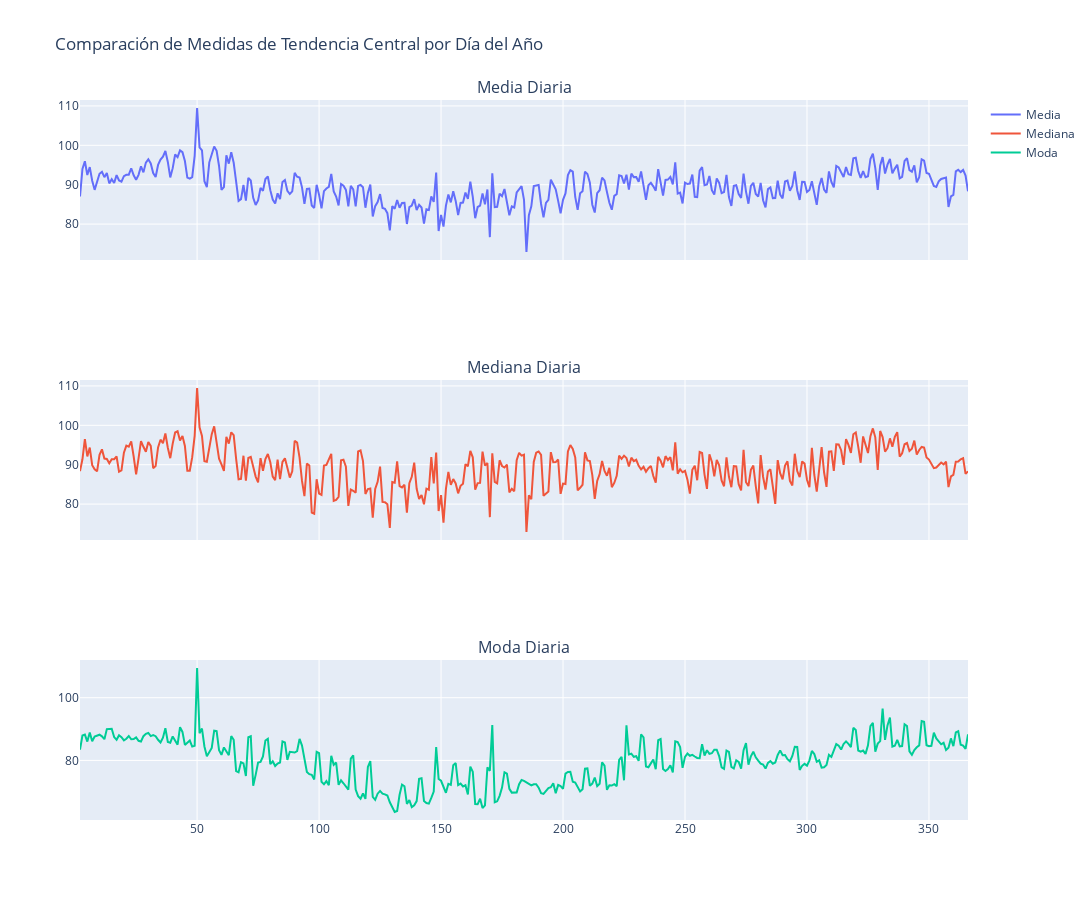

Notebook code cell kept with this figure:
### Code cell
# AHora hacemos el Subplots interactivo para comparar las tres medidas de tendencia central
fig = make_subplots(rows=3, cols=1, shared_xaxes=True, subplot_titles=("Media Diaria", "Mediana Diaria", "Moda Diaria"))

fig.add_trace(go.Scatter(x=seasonal_year_mean['DayOfYear'], y=seasonal_year_mean['Price'], mode='lines', name='Media'), row=1, col=1)

fig.add_trace(go.Scatter(x=seasonal_year_median['DayOfYear'], y=seasonal_year_median['Price'], mode='lines', name='Mediana'), row=2, col=1)

fig.add_trace(go.Scatter(x=seasonal_year_mode['DayOfYear'], y=seasonal_year_mode['Price'], mode='lines', name='Moda'), row=3, col=1)

fig.update_layout(height=900, width=1200, title_text="Comparación de Medidas de Tendencia Central por Día del Año")
fig.show()

### Figure 1 — Plotly figure (JSON) as saved in the notebook; plotly's stock layout.template omitted (floating-point values rounded to 4 significant figures; data arrays with more than 128 entries replaced by an {"elided": "..."} marker saying what was removed)
{"data": [{"mode": "lines", "name": "Media", "type": "scatter", "x": {"elided": "365 int values"}, "xaxis": "x", "y": {"elided": "365 float values"}, "yaxis": "y"}, {"mode": "lines", "name": "Mediana", "type": "scatter", "x": {"elided": "365 int values"}, "xaxis": "x2", "y": {"elided": "365 float values"}, "yaxis": "y2"}, {"mode": "lines", "name": "Moda", "type": "scatter", "x": {"elided": "365 int values"}, "xaxis": "x3", "y": {"elided": "365 float values"}, "yaxis": "y3"}], "layout": {"annotations": [{"font": {"size": 16}, "showarrow": false, "text": "Media Diaria", "x": 0.5, "xanchor": "center", "xref": "paper", "y": 1, "yanchor": "bottom", "yref": "paper"}, {"font": {"size": 16}, "showarrow": false, "text": "Mediana Diaria", "x": 0.5, "xanchor": "center", "xref": "paper", "y": 0.6111, "yanchor": "bottom", "yref": "paper"}, {"font": {"size": 16}, "showarrow": false, "text": "Moda Diaria", "x": 0.5, "xanchor": "center", "xref": "paper", "y": 0.2222, "yanchor": "bottom", "yref": "paper"}], "height": 900, "title": {"text": "Comparación de Medidas de Tendencia Central por Día del Año"}, "width": 1200, "xaxis": {"anchor": "y", "domain": [0, 1], "matches": "x3", "showticklabels": false}, "xaxis2": {"anchor": "y2", "domain": [0, 1], "matches": "x3", "showticklabels": false}, "xaxis3": {"anchor": "y3", "domain": [0, 1]}, "yaxis": {"anchor": "x", "domain": [0.7778, 1]}, "yaxis2": {"anchor": "x2", "domain": [0.3889, 0.6111]}, "yaxis3": {"anchor": "x3", "domain": [0, 0.2222]}}}
